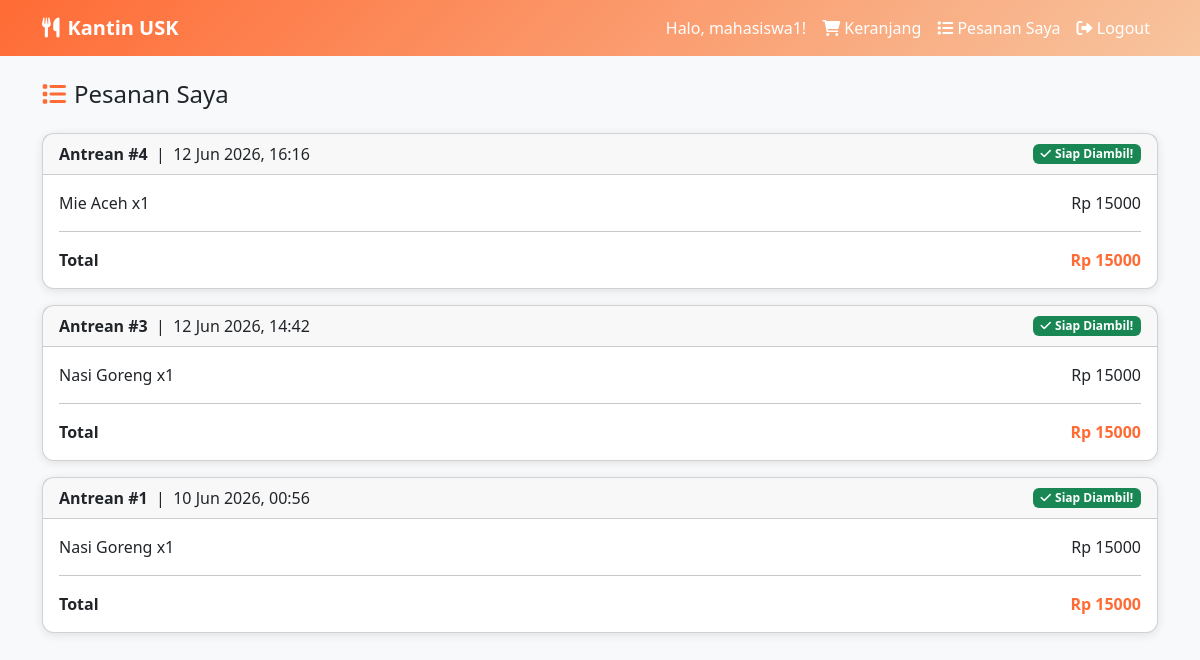
The app's page /pesanan-saya/ (signed in) with its own data.
### orders/models.py (models this page shows, shortened)
class Pesanan(models.Model):
    STATUS_CHOICES = [
        ('menunggu', 'Menunggu'),
        ('diproses', 'Diproses'),
        ('siap', 'Siap Diambil'),
    ]
    pembeli = models.ForeignKey(User, on_delete=models.CASCADE)
    tanggal_pesan = models.DateTimeField(auto_now_add=True)
    total_harga = models.DecimalField(max_digits=10, decimal_places=0)
    status = models.CharField(max_length=20, choices=STATUS_CHOICES, default='menunggu')
    nomor_antrean = models.IntegerField(default=0)

class DetailPesanan(models.Model):
    pesanan = models.ForeignKey(Pesanan, on_delete=models.CASCADE, related_name='details')
    menu = models.ForeignKey(Menu, on_delete=models.CASCADE)
    jumlah = models.IntegerField(default=1)
    sub_total = models.DecimalField(max_digits=10, decimal_places=0)

### menu/models.py (models this page shows, shortened)
class Menu(models.Model):
    nama_makanan = models.CharField(max_length=100)
    harga = models.DecimalField(max_digits=10, decimal_places=0)
    gambar = models.ImageField(upload_to='menu/', blank=True, null=True)
    is_tersedia = models.BooleanField(default=True)

### orders/views.py (the view)
# urls.py: path('pesanan-saya/', order_views.pesanan_saya, name='pesanan_saya'),
@login_required
def pesanan_saya(request):
    pesanan = Pesanan.objects.filter(pembeli=request.user).order_by('-tanggal_pesan')
    return render(request, 'orders/pesanan_saya.html', {'pesanan': pesanan})

### templates/orders/pesanan_saya.html (shortened to what this page needs)
{% extends 'base.html' %}
{% block content %}
<h4 class="mb-4">
    <i class="fas fa-list me-2" style="color:#ff6b35;"></i>Pesanan Saya
</h4>
{% if pesanan %}
    {% for p in pesanan %}
    <div class="card mb-3">
        <div class="card-header d-flex justify-content-between align-items-center">
            <span>
                <strong>Antrean #{{ p.nomor_antrean }}</strong>
                &nbsp;|&nbsp;
                {{ p.tanggal_pesan|date:"d M Y, H:i" }}
            </span>
            {% if p.status == 'menunggu' %}
                <span class="badge bg-warning text-dark">
                    <i class="fas fa-clock me-1"></i>Menunggu
                </span>
            {% elif p.status == 'diproses' %}
                <span class="badge bg-info">
                    <i class="fas fa-fire me-1"></i>Diproses
                </span>
            {% else %}
                <span class="badge bg-success">
                    <i class="fas fa-check me-1"></i>Siap Diambil!
                </span>
            {% endif %}
        </div>
        <div class="card-body">
            {% for detail in p.details.all %}
            <div class="d-flex justify-content-between">
                <span>{{ detail.menu.nama_makanan }} x{{ detail.jumlah }}</span>
                <span>Rp {{ detail.sub_total }}</span>
            </div>
            {% endfor %}
            <hr>
            <div class="d-flex justify-content-between">
                <strong>Total</strong>
                <strong style="color: #ff6b35;">Rp {{ p.total_harga }}</strong>
            </div>
        </div>
    </div>
    {% endfor %}
{% else %}
<div class="text-center py-5">
    <i class="fas fa-receipt fa-4x text-muted mb-3"></i>
    <h5 class="text-muted">Belum ada pesanan</h5>
    <a href="/" class="btn btn-primary mt-3">Pesan Sekarang</a>
</div>
{% endif %}
{% endblock %}

### templates/base.html (shortened to what this page needs)
<!DOCTYPE html>
<html lang="id">
<head>
    <link href="https://cdn.jsdelivr.net/npm/bootstrap@5.3.0/dist/css/bootstrap.min.css" rel="stylesheet">
    <link href="https://cdnjs.cloudflare.com/ajax/libs/font-awesome/6.0.0/css/all.min.css" rel="stylesheet">
</head>
<body>
    <nav class="navbar navbar-expand-lg mb-4">
        <div class="container">
            <a class="navbar-brand" href="/">
                <i class="fas fa-utensils me-2"></i>Kantin USK
            </a>
            <div class="navbar-nav ms-auto">
                {% if user.is_authenticated %}
                    <span class="nav-link">Halo, {{ user.username }}!</span>
                    {% if user.is_staff %}
                        <a class="nav-link" href="/admin-dashboard/">
                            <i class="fas fa-tachometer-alt"></i> Dashboard
                        </a>
                    {% else %}
                        <a class="nav-link" href="/keranjang/">
                            <i class="fas fa-shopping-cart"></i> Keranjang
                        </a>
                        <a class="nav-link" href="/pesanan-saya/">
                            <i class="fas fa-list"></i> Pesanan Saya
                        </a>
                    {% endif %}
                    <a class="nav-link" href="/logout/">
                        <i class="fas fa-sign-out-alt"></i> Logout
                    </a>
                {% else %}
                    <a class="nav-link" href="/login/">Login</a>
                    <a class="nav-link" href="/register/">Register</a>
                {% endif %}
            </div>
        </div>
    </nav>
    <div class="container">
        {% block content %}{% endblock %}
    </div>
</body>
</html>

### templates/base.html (style rules this page uses)
body { background-color: #f8f9fa; }
.navbar { background: linear-gradient(135deg, #ff6b35, #f7c59f); }
.navbar-brand { font-weight: bold; color: white !important; }
.nav-link { color: white !important; }
.card { border-radius: 12px; box-shadow: 0 2px 10px rgba(0,0,0,0.1); }

### records on screen
Pesanan: nomor_antrean "4", tanggal_pesan "12 Jun 2026, 16:16", status "Siap Diambil!", total_harga "15000"
DetailPesanan: menu.nama_makanan "Mie Aceh", jumlah "1", sub_total "15000"
Pesanan: nomor_antrean "3", tanggal_pesan "12 Jun 2026, 14:42", status "Siap Diambil!", total_harga "15000"
DetailPesanan: menu.nama_makanan "Nasi Goreng", jumlah "1", sub_total "15000"
Pesanan: nomor_antrean "1", tanggal_pesan "10 Jun 2026, 00:56", status "Siap Diambil!", total_harga "15000"
DetailPesanan: menu.nama_makanan "Nasi Goreng", jumlah "1", sub_total "15000"

### other values on screen
{{ user.username }} "mahasiswa1"
